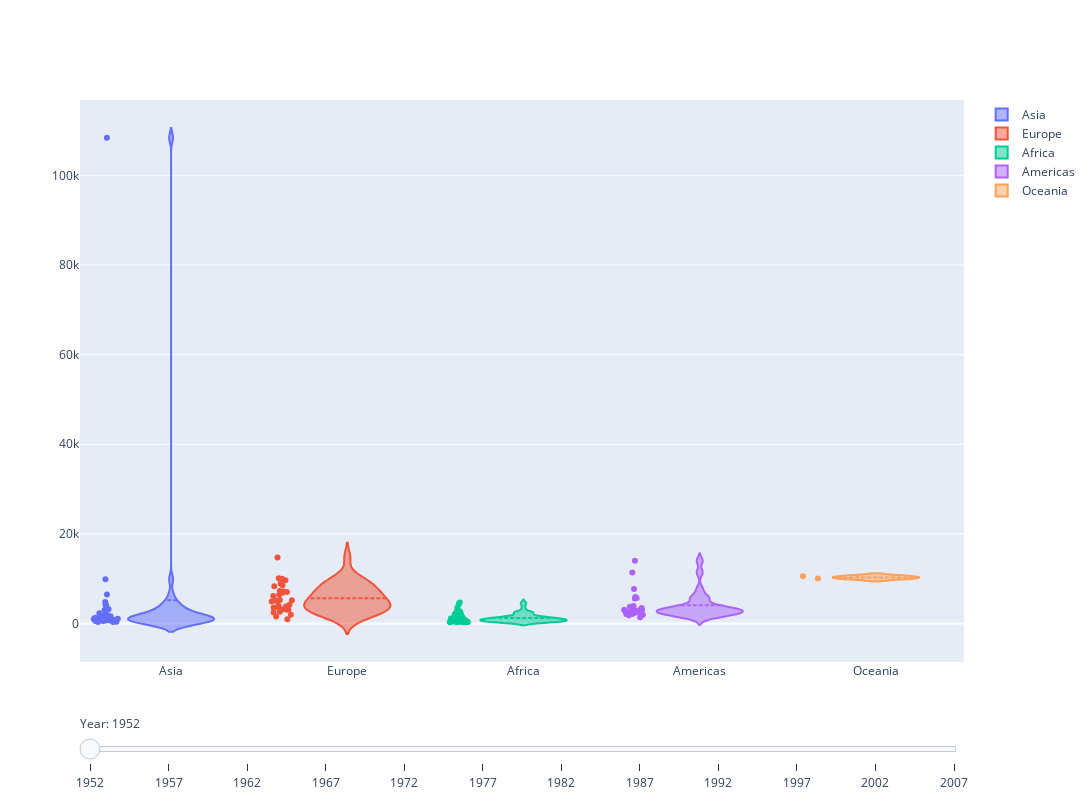

The notebook cell saved with this chart:
### Code cell
years = data['year'].unique()
steps = []
for i in range(int(len(fig.data)/5)):
    step = dict(
        method="update",
        args=[{"visible": [False] * len(fig.data)}, #create an array of bool value. 60 traces ==> 60 binary values
              {"title": "GDP Per Capital in the year: " + str(years[i])}],
        label = str(years[i]) # layout attribute
    )
    for j in range(5):
        step["args"][0]["visible"][i*5+j] = True  # Toggle i'th trace to "visible"
    steps.append(step)

sliders = [dict(
    active=0,
    currentvalue={"prefix": "Year: "},
    pad={"t": 50},
    steps=steps
)]

fig.update_layout(
    sliders=sliders
)

fig.show()
